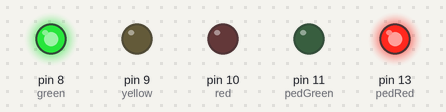
Simulated run of this sketch. Board: Arduino Uno, built with avr-gcc and run on an emulated ATmega328P. Shown: output pins drawn as LEDs (lit = HIGH).

Above: at 1.5 s.
At 4.5 s:
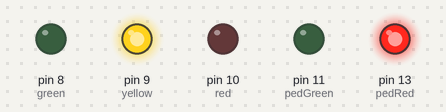
At 7.5 s:
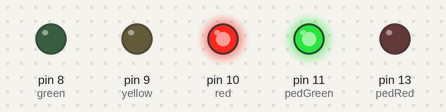
Timing chart, 0 to 11.7 s (numbered marks = the images above):
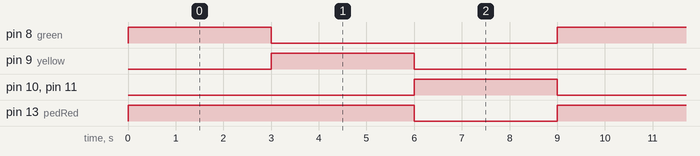

Measured:
- by itself, pin 8 (green), pin 9 (yellow), pin 10 (red), pin 11 (pedGreen): alternates HIGH for 3.0 s and LOW for 6.0 s
- by itself, pin 13 (pedRed): alternates HIGH for 6.0 s and LOW for 3.0 s
- by itself, everything shown: repeats every 9.0 s, in 4 steps

The sketch:

semaphore.ino
```cpp
int red = 10, yellow = 9, green = 8, pedRed = 13, pedGreen = 11;

void setup() {
  // put your setup code here, to run once:
  pinMode(red, OUTPUT);
  pinMode(yellow, OUTPUT);
  pinMode(green, OUTPUT);
  pinMode(pedRed, OUTPUT);
  pinMode(pedGreen, OUTPUT);
}

void loop() {
  // put your main code here, to run repeatedly:
  digitalWrite(green, HIGH);
  digitalWrite(pedRed, HIGH);
  delay(3000);
  digitalWrite(green, LOW);
  digitalWrite(yellow, HIGH);
  delay(3000);
  digitalWrite(yellow, LOW);
  digitalWrite(red, HIGH);
  digitalWrite(pedRed, LOW);
  digitalWrite(pedGreen, HIGH);
  delay(3000);
  digitalWrite(red, LOW);
  digitalWrite(pedGreen, LOW);


}
```
